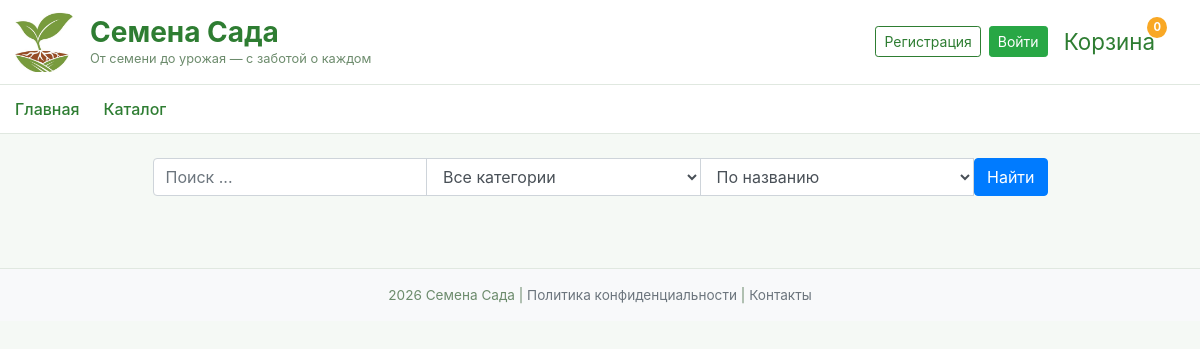
The page /catalog on the database as committed earlier.
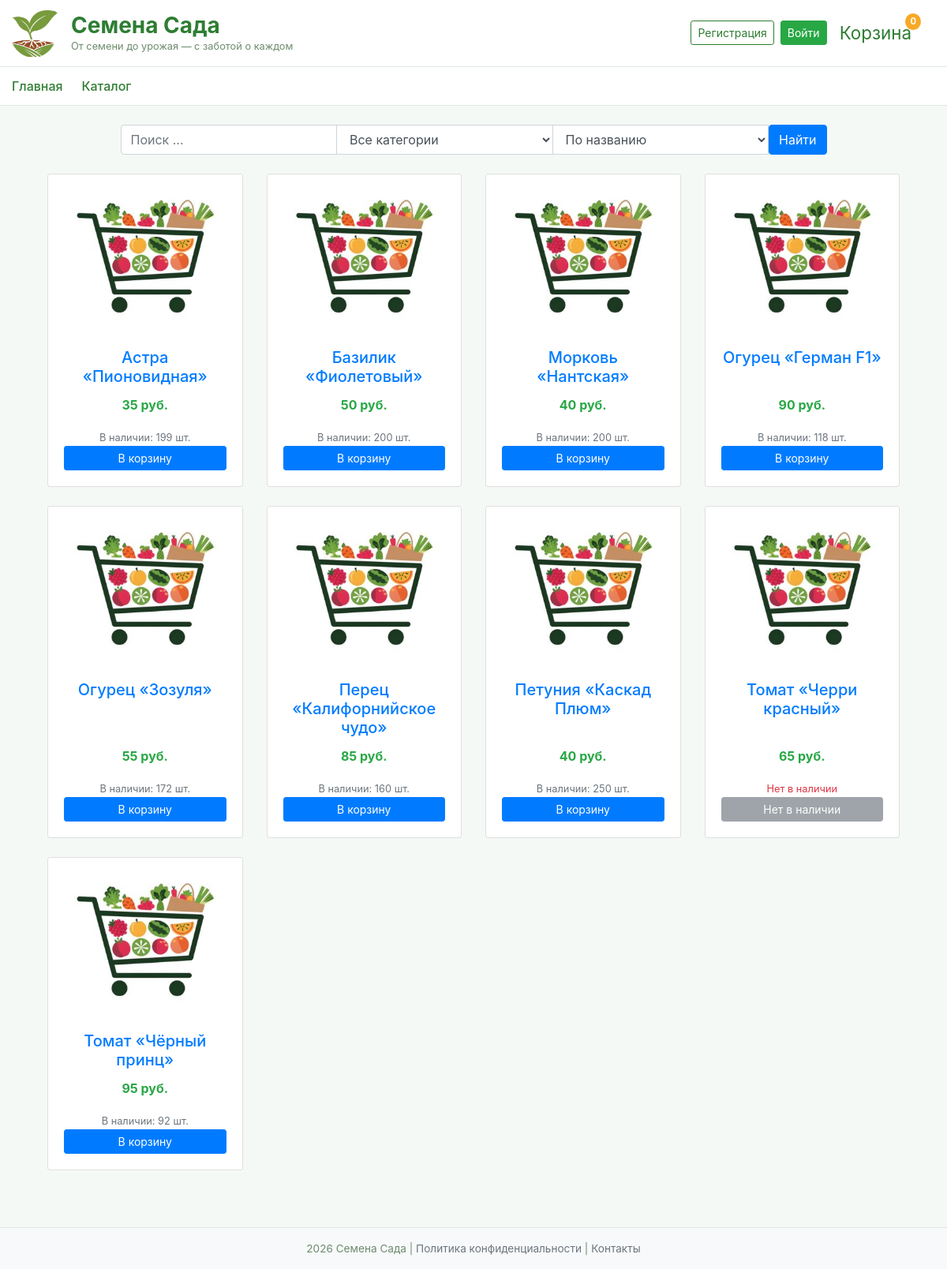
The same page on the database as committed later.
### data/products.py (models this page shows)
class Product(SqlAlchemyBase, SerializerMixin):
    __tablename__ = 'products'
    serialize_only = ('id', 'name', 'category_id', 'category.name', 'price', 'stock',
                      'image_path', 'description', 'sowing_month_start', 'sowing_month_end',
                      'difficulty', 'modified_date', 'order_items')
    id = sqlalchemy.Column(sqlalchemy.Integer, primary_key=True, autoincrement=True)
    name = sqlalchemy.Column(sqlalchemy.String)
    category_id = sqlalchemy.Column(sqlalchemy.Integer, sqlalchemy.ForeignKey('categories.id'))
    price = sqlalchemy.Column(sqlalchemy.Integer)
    stock = sqlalchemy.Column(sqlalchemy.Integer)
    image_path = sqlalchemy.Column(sqlalchemy.String)
    description = sqlalchemy.Column(sqlalchemy.String)
    sowing_month_start = sqlalchemy.Column(sqlalchemy.Integer)
    sowing_month_end = sqlalchemy.Column(sqlalchemy.Integer)
    difficulty = sqlalchemy.Column(sqlalchemy.String)
    modified_date = sqlalchemy.Column(sqlalchemy.DateTime, default=datetime.datetime.now)
    order_items = orm.relationship("OrderItem", back_populates='product')
    category = orm.relationship("Category")

### main.py (the view, shortened to what this page needs)
@app.route('/catalog')
def catalog():
    search_query = request.args.get('search', '')
    category_id = request.args.get('category', 0)
    sort_by = request.args.get('sort', 'name')
    with create_session() as db_sess:
        query = db_sess.query(Product)
        if search_query:
            query = query.filter(Product.name.like(f'%{search_query}%'))
        if category_id and int(category_id) > 0:
            query = query.filter(Product.category_id == int(category_id))
        if sort_by == 'price_asc':
            query = query.order_by(Product.price)
        elif sort_by == 'price_desc':
            query = query.order_by(Product.price.desc())
        else:
            query = query.order_by(Product.name)
        products = query.all()
        categories = db_sess.query(Category).all()
        return render_template('catalog.html',
                               products=products,
                               categories=categories,
                               search_query=search_query,
                               current_category=int(category_id) if category_id else 0,
                               sort_by=sort_by)

### data/db_session.py (called while the page is built)
def create_session() -> Session:
    global __factory
    return __factory()

### main.py (called while the page is built)
@app.context_processor
def cart_count():
    cart = session.get('cart', {})
    count = sum(cart.values())
    return dict(cart_count=count)

### templates/catalog.html (shortened to what this page needs)
{% extends "base.html" %} {% block content %}
<div class="container-fluid">
  <form method="GET" action="/catalog" class="mb-4">
    <div class="row justify-content-center">
      <div class="col-md-10">
        <div class="input-group flex-wrap">
          <input
            type="text"
            name="search"
            class="form-control"
            placeholder="Поиск ..."
            value="{{ search_query }}"
            style="min-width: 100px"
          />
          <select
            name="category"
            class="form-control"
            style="width: auto; min-width: max-content"
          >
            <option value="0">Все категории</option>
          </select>
          <select
            name="sort"
            class="form-control"
            style="width: auto; min-width: max-content"
          >
            {% if sort_by == "name" %}
            <option value="name" selected>По названию</option>
            {% else %}
            <option value="name">По названию</option>
            {% endif %}
          </select>
          <button
            type="submit"
            class="btn btn-primary"
            style="white-space: nowrap"
          >
            Найти
          </button>
        </div>
      </div>
    </div>
  </form>
  <div class="row">
    {% for product in products %}
    <div class="col-md-3 col-sm-6 mb-4">
      <div class="card h-100">
        <img
          src="{{ product.image_path }}"
          class="card-img-top"
          alt="{{ product.name }}"
          style="height: 200px; object-fit: cover"
        />
        <div class="card-body d-flex flex-column text-center">
          <a
            href="/product/{{ product.id }}?next={{ request.url | urlencode }}"
            class="text-decoration-none"
          >
            <h5 class="card-title">{{ product.name }}</h5>
          </a>
          <div class="mt-auto">
            <p class="card-text font-weight-bold text-success fs-5">
              {{ product.price }} руб.
            </p>
            {% if product.stock > 0 %}
            <small class="text-muted">В наличии: {{ product.stock }} шт.</small>
            {% else %}
            <small class="text-danger">Нет в наличии</small>
            {% endif %}
            <div class="d-flex flex-column gap-2" role="group">
              {% if product.stock > 0 %}
              <button
                type="submit"
                form="cartForm{{ product.id }}"
                class="btn btn-primary btn-sm"
              >
                В корзину
              </button>
              {% else %}
              <button class="btn btn-secondary btn-sm" disabled>
                Нет в наличии
              </button>
              {% endif %}
            </div>
          </div>
        </div>
      </div>
    </div>
    {% endfor %}
  </div>
</div>
{% endblock %}

Rows that differ between the two databases and show on the page:
added Product: image_path (placeholder picture), name "Астра «Пионовидная»", price "35", stock "199"
added Product: image_path (placeholder picture), name "Базилик «Фиолетовый»", price "50", stock "200"
added Product: image_path (placeholder picture), name "Морковь «Нантская»", price "40", stock "200"
added Product: image_path (placeholder picture), name "Огурец «Герман F1»", price "90", stock "118"
added Product: image_path (placeholder picture), name "Огурец «Зозуля»", price "55", stock "172"
added Product: image_path (placeholder picture), name "Перец «Калифорнийское чудо»", price "85", stock "160"
added Product: image_path (placeholder picture), name "Петуния «Каскад Плюм»", price "40", stock "250"
added Product: image_path (placeholder picture), name "Томат «Черри красный»", price "65", stock "Нет в наличии"
added Product: image_path (placeholder picture), name "Томат «Чёрный принц»", price "95", stock "92"
